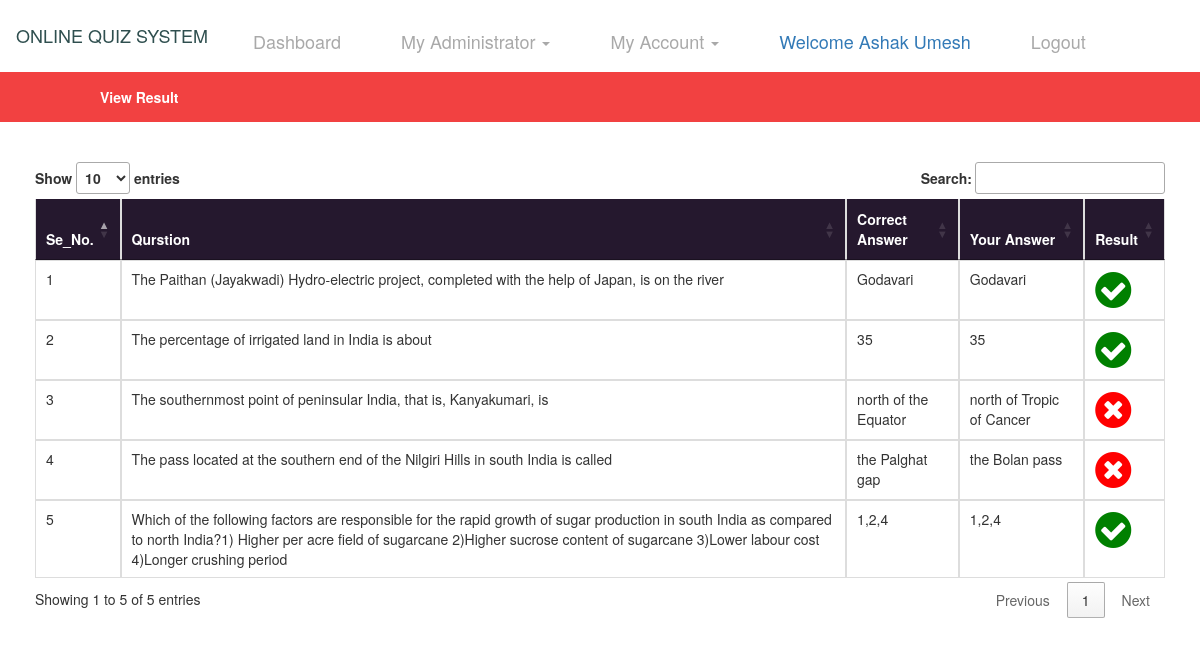
/viewresult/99 (signed in), run on the app's committed database.
### Quiz/models.py (models this page shows, shortened)
class FinalResult(models.Model):
    quiz = models.ForeignKey(QuizResult, on_delete=models.CASCADE, null=True)
    que = models.ForeignKey(Question, on_delete=models.CASCADE, null=True)
    your_ans = models.CharField(max_length=100, null=True)

class Question(models.Model):
    topic = models.ForeignKey(Topic, on_delete=models.CASCADE, null=True)
    question = models.CharField(max_length=200, null=True)
    option1 = models.CharField(max_length=30, null=True)
    option2 = models.CharField(max_length=30, null=True)
    option3 = models.CharField(max_length=30, null=True)
    option4 = models.CharField(max_length=30, null=True)
    answer = models.CharField(max_length=30, null=True)

### Quiz/views.py (the view)
# urls.py: path('viewresult/<int:pid>',View_Result, name='viewresult'),
def View_Result(request,pid):
    if not request.user.is_authenticated:
        return redirect('studentlogin')
    data1 = QuizResult.objects.get(id=pid)
    data = FinalResult.objects.filter(quiz=data1)
    d = {'data':data}
    return render(request,'viewresult.html',d)

### Quiz/templates/viewresult.html (shortened to what this page needs)
{% extends 'base3.html' %}
{% load static %}
{% block body %}
<div style="background-color:rgb(242, 65, 65);padding:15px">
    <table width="1000" align="center">
    <tr>
        <th style="color:white">View Result</th>
    </tr>
</table>
</div>
<div class="container" style="padding:20px;border:0px solid white">
<table class="table table-bordered" id="myTable" style="border:0px solid white">
<div style="background-color:;padding:10px">
  <thead style="background-color:rgb(37, 24, 46);color:white;border-color:white">
  <tr>
    <th>Se_No.</th>
      <th>Qurstion</th>
    <th>Correct Answer</th>
      <th>Your Answer</th>
    <th>Result</th>
  </tr>
  </thead>
   <tbody style="border-color:white">
   {% for i in data %}
  <tr>
      <td>{{forloop.counter}}</td>
      <td>{{i.que.question}}</td>
      <td>{{i.que.answer}}</td>
      <td>{{i.your_ans}}</td>
      {% ifequal i.que.answer i.your_ans %}
      <td><i class="fa fa-check-circle fa-3x" aria-hidden="true"></i></td>
      {% else %}
      <td><i class="fa fa-times-circle fa-3x" style="color:red" aria-hidden="true"></i></td>
      {% endifequal %}
  </tr>
   {% endfor %}
   </tbody>
</table>
</div>
{% endblock %}

### Quiz/templates/base3.html (shortened to what this page needs)
<!DOCTYPE html>
<html lang="en">
<head>
    {% load static %}
  <link rel="stylesheet" href="https://maxcdn.bootstrapcdn.com/bootstrap/3.4.0/css/bootstrap.min.css">
  <link rel = stylesheet href = "//cdn.datatables.net/1.10.19/css/jquery.dataTables.min.css">
    <link href="https://stackpath.bootstrapcdn.com/font-awesome/4.7.0/css/font-awesome.min.css" rel="stylesheet">
</head>
<body>
<nav class="navbar navbar-expand-sm bg-info navbar-dark" style="background-color:white">
    <ul class="nav navbar-nav">
      <li class="navbar-brand" style="color:DarkSlateGrey"><h4>ONLINE QUIZ SYSTEM</h4></li>
      <li class="navbar-brand"><a href="{% url 'studentdashboard' %}" style="color:darkgrey">Dashboard</a></li>
      <li class="navbar-brand"><a class="dropdown-toggle" data-toggle="dropdown" href="#" style="color:darkgrey;bottom-padding:18px">My Administrator  <span class="caret"></span></a>
      </li>
      <li class="navbar-brand"><a class="dropdown-toggle" data-toggle="dropdown" href="#" style="color:darkgrey;bottom-padding:18px">My Account  <span class="caret"></span></a>
        </li>
        <li class="navbar-brand"> <a href="#" style="color:Black margin-top:25px">Welcome {{request.user.first_name}} {{request.user.last_name}}</a></li>
        <li class="navbar-brand"><a href="{% url 'logout' %}" style="color:darkgrey">Logout</a></li>
    </ul>
</nav>
{% block body %}
{% endblock %}
</body>
</html>

### Quiz/templates/viewresult.html (style rules this page uses)
.fa { color:green; }

### data on the page
FinalResult: que.question "The Paithan (Jayakwadi) Hydro-electric project, completed with the help of Japan, is on the river", que.answer "Godavari", your_ans "Godavari"
FinalResult: que.question "The percentage of irrigated land in India is about", que.answer "35", your_ans "35"
FinalResult: que.question "The southernmost point of peninsular India, that is, Kanyakumari, is", que.answer "north of the Equator", your_ans "north of Tropic of Cancer"
FinalResult: que.question "The pass located at the southern end of the Nilgiri Hills in south India is called", que.answer "the Palghat gap", your_ans "the Bolan pass"
FinalResult: que.question "Which of the following factors are responsible for the rapid growth of sugar production in south India as compared to north India?1) Higher per acre field of sugarcane 2)Higher sucrose content of sugarcane 3)Lower labour cost 4)Longer crushing period", que.answer "1,2,4", your_ans "1,2,4"

### other printed values
{{ request.user.first_name }} "Ashak"
{{ request.user.last_name }} "Umesh"
